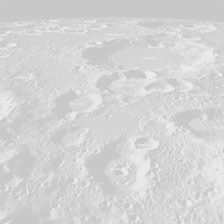
#> input picture numPy/lunar01_raw.jpg, 224 x 224 px; the run also reads 1 picture not shown here
$ python numpy1.py
#> lines starting #> are read from the running program, lines starting #| are printed output that depends on the picture
import numpy as np
from PIL import Image
import math
import matplotlib.pyplot as plt
from matplotlib.animation import PillowWriter
import os
from matplotlib.animation import FuncAnimation

def enhance_contrast(file_path, new_file_path):

#> called with file_path = 'lunar01_raw.jpg', new_file_path = 'lunar011_raw.jpg'
    image = Image.open(file_path).convert('L')
#> image is the input picture: PIL image 224x224 L; min 191, max 243, mean 212
    data = np.array(image)

    dif = math.ceil(255 / (np.amax(data) - np.amin(data)))
#> dif = 5
    min_pix = np.amin(data)
#> min_pix = 191
    data = 255 - (data - min_pix) * dif
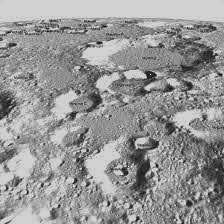
#> data: shape (224, 224); min 0, max 255, mean 150

    res_img = Image.fromarray(data)
    res_img.save(new_file_path)

enhance_contrast('lunar01_raw.jpg', 'lunar011_raw.jpg')
enhance_contrast('lunar02_raw.jpg', 'lunar022_raw.jpg')
#> call 2 of enhance_contrast, with file_path = 'lunar02_raw.jpg', new_file_path = 'lunar022_raw.jpg'
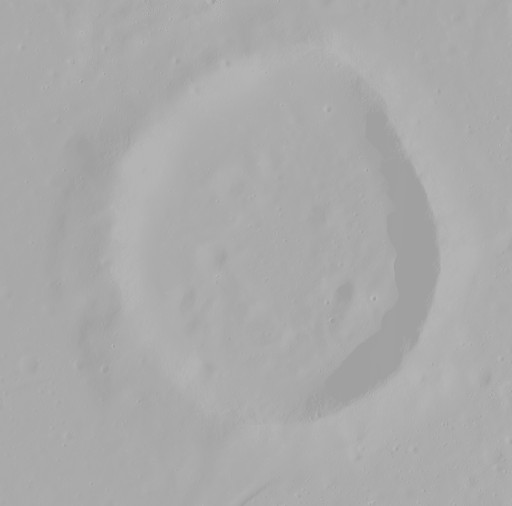
#> input picture numPy/lunar02_raw.jpg, 512 x 506 px
#> in enhance_contrast, image is the input picture: PIL image 512x506 L; min 155, max 185, mean 170.3
#> in enhance_contrast (call 2), `dif = math.ceil(255 / (np.amax(data) - np.amin(data)))`: dif = 9
#> in enhance_contrast (call 2), `min_pix = np.amin(data)`: min_pix = 155
#> in enhance_contrast (call 2), `data = 255 - (data - min_pix) * dif`:
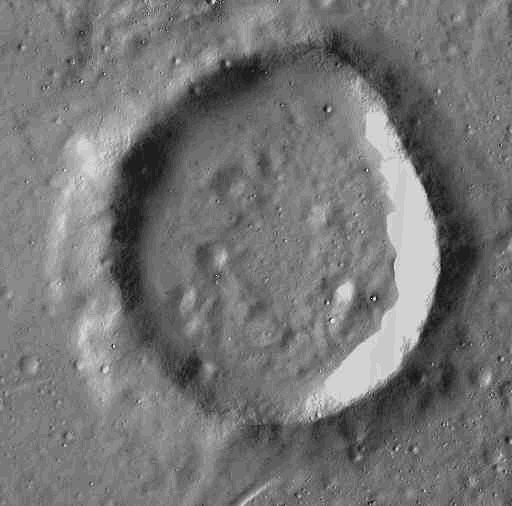
#> data: shape (506, 512); min 3, max 255, mean 117.2
enhance_contrast('lunar03_raw.jpg', 'lunar033_raw.jpg')
#> call 3 of enhance_contrast, with file_path = 'lunar03_raw.jpg', new_file_path = 'lunar033_raw.jpg'
#> in enhance_contrast (call 3), `dif = math.ceil(255 / (np.amax(data) - np.amin(data)))`: dif = 29
#> in enhance_contrast (call 3), `min_pix = np.amin(data)`: min_pix = 118
#> in enhance_contrast (call 3), `data = 255 - (data - min_pix) * dif`:
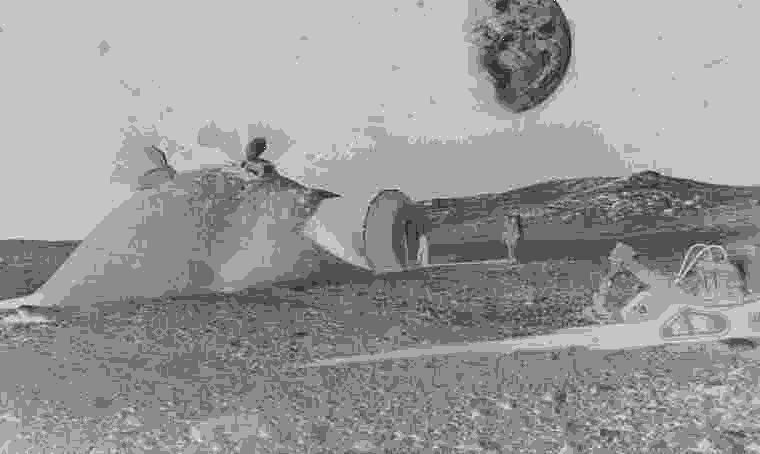
#> data: shape (454, 760); min 23, max 255, mean 154
